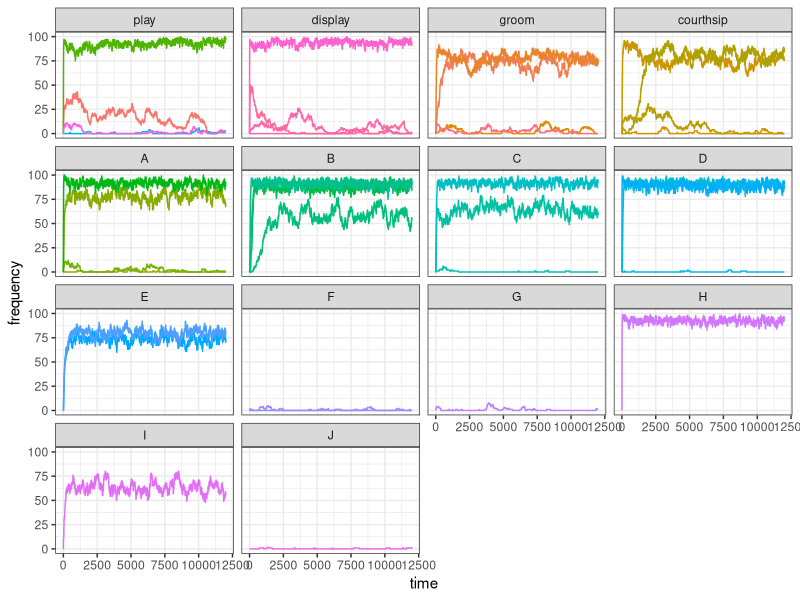
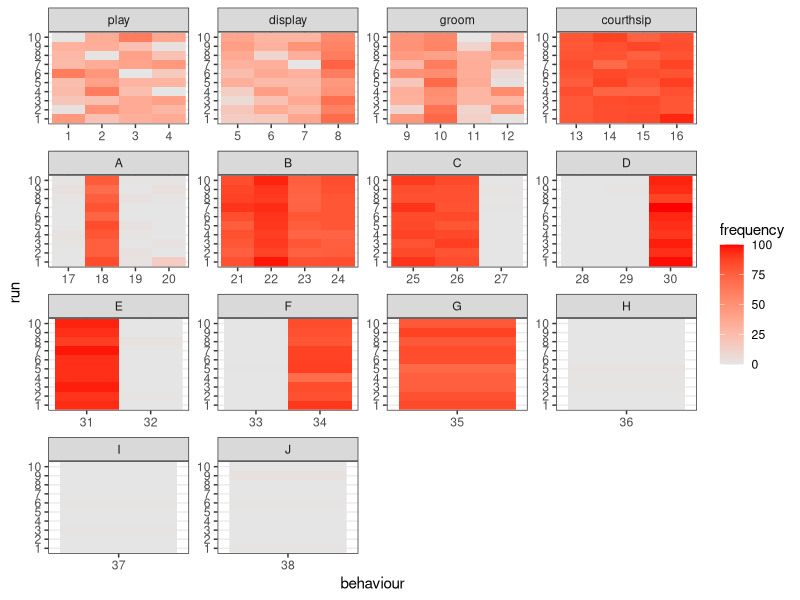

The R source for these figures, in order: (Note: a time limit stopped this script after it produced the figures.)
## ---- chunk 1
knitr::opts_chunk$set(echo = TRUE)
## ---- chunk 2
library(tidyverse)
library(scales)

set_oranzees_world <- function(alpha_g, alpha_e) {
  list_pop <- c("Uossob", "Iat Forest", "Ebmog", "Elaham", "Elabik", "Ognodub")
  output <- tibble(
    population = rep(list_pop, each = 38),
    behaviour = as.factor(rep(1:38, 6)),
    type = rep(c(rep("social", 16), rep("food-related", 22)), 6),
    category = rep(c(
      rep("play", 4), rep("display", 4), rep("groom", 4), rep("courthsip", 4),
      "A", "A", "A", "A", "B", "B", "B", "B", "C", "C", "C", "D", "D", "D", "E", "E", "F", "F", "G", "H", "I", "J"
    ), 6),
    nutrient = rep(c(rep(NA, 16), "Y", "Y", "Y", "Y", "Z", "Z", "Z", "Z", "Y", "Y", "Y", "Z", "Z", "Z", "Y", "Y", "Z", "Z", "Y", "Z", "Y", "Z"), 6),
    p_g = rep(NA, 38 * 6),
    p_e = rep(NA, 38 * 6)
  )

  env_or_x <- c(220, 230, 700, 705, 710, 750)
  env_or_y <- c(660, 610, 450, 430, 510, 550)

  # genetic predispositions:
  x_g <- sample(1:1000, 38)
  y_g <- sample(1:1000, 38)

  # ecological availability:
  x_e <- sample(1:1000, 38)
  y_e <- sample(1:1000, 38)

  for (behav in 1:38) {
    output[output$behaviour == behav, ]$p_g <- 1 - rescale(sqrt((x_g[behav] - env_or_x)^2 + (y_g[behav] - env_or_y)^2), to = c(1 - alpha_g, alpha_g))

    if (behav > 16) {
      output[output$behaviour == behav, ]$p_e <- 1 - rescale(sqrt((x_e[behav] - env_or_x)^2 + (y_e[behav] - env_or_y)^2), to = c(1 - alpha_e, alpha_e))
    }
  }
  # return the tibble:
  output
}

update_demography <- function(pop) {
  pop[, 39] <- pop[, 39] + 1
  pop[pop[, 39] >= 720, ] <- 0
  old <- which(pop[, 39] > 300)
  dead <- sample(c(TRUE, FALSE), length(old), prob = c(.01, .99), replace = TRUE)
  pop[old[dead], ] <- 0
  pop
}

update_social_behaviours <- function(pop, test_world) {
  N <- dim(pop)[1]
  state <- ((rowSums(pop[, 1:4]) >= 1) + (rowSums(pop[, 5:8]) >= 1) + (rowSums(pop[, 9:12]) >= 1) + (rowSums(pop[, 13:16]) >= 1)) / 4
  p_state <- runif(N) < rnorm(N, mean = 1 - state, sd = 0.05)
  p_peering <- rnorm(16, mean = colSums(pop[, 1:16]), sd = 1)
  p_peering[p_peering < 0] <- 0
  innovation_i <- sample(1:16, N, prob = p_peering, replace = TRUE)
  p_innovate <- runif(N) < test_world$p_g[innovation_i] * p_state
  for (i in (1:N)[p_innovate]) {
    pop[i, innovation_i[i]] <- 1
  }
  pop
}

update_food_behaviours <- function(pop, test_world) {
  N <- dim(pop)[1]
  nut_y <- (rowSums(pop[, 17:20]) >= 1) + (rowSums(pop[, 25:27]) >= 1) + (rowSums(pop[, 31:32]) >= 1) + pop[, 35] + pop[, 37]
  nut_z <- (rowSums(pop[, 21:24]) >= 1) + (rowSums(pop[, 28:30]) >= 1) + (rowSums(pop[, 33:34]) >= 1) + pop[, 36] + pop[, 38]
  state <- (nut_y + nut_z - abs(nut_y - nut_z)) / 10
  p_state <- runif(N) < rnorm(N, mean = 1 - state, sd = 0.05)
  p_peering <- rnorm(22, mean = colSums(pop[, 17:38]), sd = 1)
  p_peering[p_peering < 0] <- 0
  innovation_i <- sample(17:38, N, prob = p_peering, replace = TRUE)
  p_innovate <- runif(N) < test_world$p_g[innovation_i] * test_world$p_e[innovation_i] * p_state
  for (i in (1:N)[p_innovate]) {
    pop[i, innovation_i[i]] <- 1
  }
  pop
}

###
### MAIN FUNCTION
###

mockup_oranzees <- function(t_max, alpha_g, alpha_e, init_world, n_run) {
  N <- 100

  if (n_run == 1) {
    output <- matrix(nrow = t_max, ncol = 38)
  }
  else {
    output <- matrix(nrow = n_run, ncol = 38)
  }

  oranzees_world <- set_oranzees_world(alpha_g, alpha_e)
  test_world <- oranzees_world %>%
    filter(population == "Uossob")

  for (run in 1:n_run) {
    pop <- matrix(c(rep(0, 38 * N), sample(1:300, N, replace = TRUE)), nrow = N, byrow = FALSE)
    if (init_world) {
      oranzees_world <- set_oranzees_world(alpha_g, alpha_e)
      test_world <- oranzees_world %>%
        filter(population == "Uossob")
    }
    # start simulation here:
    for (t in 1:t_max) {
      if (n_run == 1) {
        output[t, ] <- colSums(pop[, 1:38])
      }
      pop <- update_demography(pop)
      pop <- update_social_behaviours(pop, test_world)
      pop <- update_food_behaviours(pop, test_world)
    }
    if (n_run > 1) {
      output[run, ] <- colSums(pop[, 1:38])
    }
  }
  output
}
## ---- chunk 3
plot_one_run <- function(my_test, t_max) {
  my_test <- gather(as_tibble(my_test), 1:38, key = "behaviour", value = "frequency")
  data_to_plot <- tibble(
    behaviour = my_test$behaviour,
    frequency = my_test$frequency,
    time = rep(1:t_max, 38),
    category = as_factor(c(
      rep("play", t_max * 4), rep("display", t_max * 4), rep("groom", t_max * 4), rep("courthsip", t_max * 4),
      rep("A", t_max * 4), rep("B", t_max * 4), rep("C", t_max * 3), rep("D", t_max * 3),
      rep("E", t_max * 2), rep("F", t_max * 2), rep("G", t_max), rep("H", t_max),
      rep("I", t_max), rep("J", t_max)
    ))
  )
  ggplot(data = data_to_plot) +
    geom_line(aes(x = time, y = frequency, color = behaviour)) +
    facet_wrap(~category) +
    theme_bw() +
    theme(legend.position = "none")
}
## ---- chunk 4
my_test <- mockup_oranzees(t_max = 12000, alpha_g = 0.7, alpha_e = 0.9, init_world = FALSE, n_run = 1)
plot_one_run(my_test = my_test, t_max = 12000)
## ---- chunk 5
library(reshape2)
plot_multiple_runs <- function(my_test, n_run) {
  as_tibble(melt(my_test, varnames = c("run", "behaviour"), value.name = "frequency")) %>%
    mutate(run = as_factor(run), behaviour = as_factor(behaviour)) %>%
    add_column(category = as_factor(c(
      rep("play", 4 * n_run), rep("display", 4 * n_run), rep("groom", 4 * n_run), rep("courthsip", 4 * n_run),
      rep("A", 4 * n_run), rep("B", 4 * n_run), rep("C", 3 * n_run), rep("D", 3 * n_run),
      rep("E", 2 * n_run), rep("F", 2 * n_run), rep("G", n_run), rep("H", n_run),
      rep("I", n_run), rep("J", n_run)
    ))) %>%
    ggplot() +
    geom_raster(aes(x = behaviour, y = run, fill = frequency)) +
    facet_wrap(~category, scales = "free") +
    scale_fill_gradient(low = "grey90", high = "red") +
    theme_bw()
}
## ---- chunk 6
my_test <- mockup_oranzees(t_max = 12000, alpha_g = 0.7, alpha_e = 0.9, init_world = FALSE, n_run = 10)
plot_multiple_runs(my_test = my_test, n_run = 10)
## ---- chunk 7
my_test <- mockup_oranzees(t_max = 12000, alpha_g = 0.7, alpha_e = 0.9, init_world = TRUE, n_run = 10)
plot_multiple_runs(my_test = my_test, n_run = 10)
## ---- chunk 8
my_test <- mockup_oranzees(t_max = 12000, alpha_g = 0.5, alpha_e = 0.5, init_world = FALSE, n_run = 10)
plot_multiple_runs(my_test = my_test, n_run = 10)
## ---- chunk 9
my_test <- mockup_oranzees(t_max = 12000, alpha_g = 1, alpha_e = 1, init_world = FALSE, n_run = 10)
plot_multiple_runs(my_test = my_test, n_run = 10)
